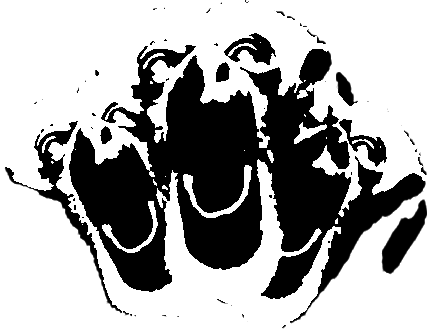
#> input picture Grupo 4.png, 427 x 330 px
$ python prepare-deformations.py
#> lines starting #> are read from the running program, lines starting #| are printed output that depends on the picture
"""Regenerate cached face deformations (requires Pillow and NumPy, build-time only)."""
from pathlib import Path
import numpy as np
from PIL import Image

root = Path(__file__).resolve().parent.parent
source = np.asarray(Image.open(root / 'Grupo 4.png').convert('RGBA'), dtype=np.float64)
height, width = source.shape[:2]
#> height = 330; width = 427
y, x = np.mgrid[:height, :width]
nx, ny = (x - (width - 1) / 2) / (width / 2), (y - (height - 1) / 2) / (height / 2)
radius = np.hypot(nx, ny)
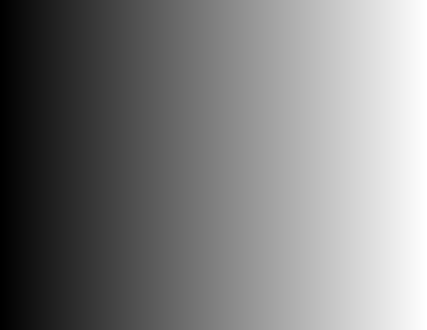
#> nx: shape (330, 427) float64; min -0.998, max 0.998, mean 2.57e-18; drawn with min black and max white
(root / 'sprites').mkdir(exist_ok=True)
for level in range(1, 4):
    factor = np.ones_like(radius)
    inside = (radius > 0) & (radius < 1)
    factor[inside] = radius[inside] ** (level * .45)
    sx = np.clip((width - 1) / 2 + nx * factor * width / 2, 0, width - 1)
    sy = np.clip((height - 1) / 2 + ny * factor * height / 2, 0, height - 1)
    ix, iy = sx.astype(int), sy.astype(int)
    fx, fy = (sx - ix)[..., None], (sy - iy)[..., None]
    jx, jy = np.minimum(ix + 1, width - 1), np.minimum(iy + 1, height - 1)
    pixels = ((source[iy, ix] * (1 - fx) + source[iy, jx] * fx) * (1 - fy)
              + (source[jy, ix] * (1 - fx) + source[jy, jx] * fx) * fy)
    Image.fromarray(np.rint(pixels).astype('uint8')).save(root / f'sprites/group-inflated-{level}.png', optimize=True)
#> this loop made 3 passes
#> pass 1, `pixels = ((source[iy, ix] * (1 - fx) + source[iy, jx] * fx) * (1 - fy)..`:
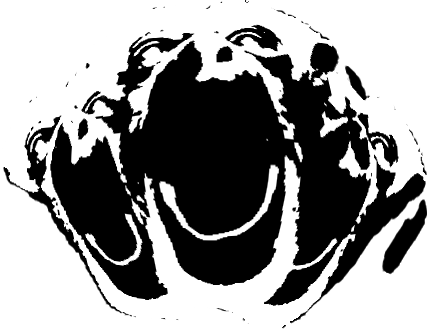
#> pixels: shape (330, 427, 4) float64; mean R, G, B, A 126.2, 126.2, 126.2, 174.3; transparent parts drawn white
#> pass 2, `pixels = ((source[iy, ix] * (1 - fx) + source[iy, jx] * fx) * (1 - fy)..`:
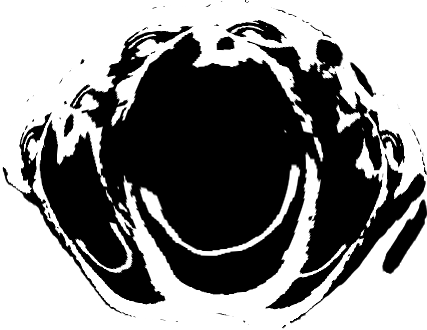
#> pixels: shape (330, 427, 4) float64; mean R, G, B, A 115.9, 115.9, 115.9, 180.2; transparent parts drawn white
#> after the loop:
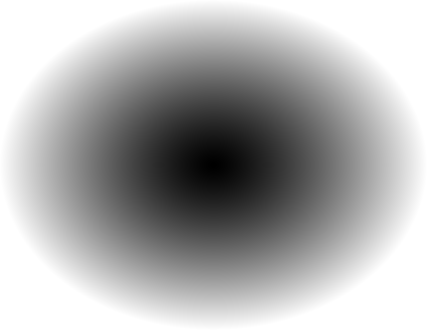
#> factor: shape (330, 427) float64; min 0.000398, max 1, mean 0.683
#> after the loop:
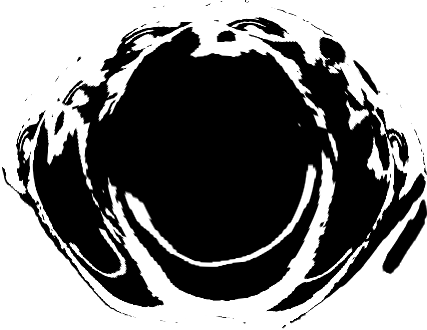
#> pixels: shape (330, 427, 4) float64; mean R, G, B, A 107.8, 107.8, 107.8, 184; transparent parts drawn white

$ run again, with escoba.png copied over Grupo 4.png
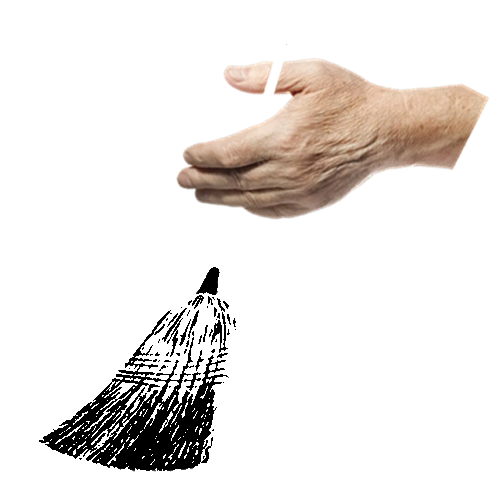
#> input picture escoba.png, 500 x 500 px
#> the loop `for level in range(1, 4):` made 3 passes
#> pass 1, `pixels = ((source[iy, ix] * (1 - fx) + source[iy, jx] * fx) * (1 - fy)..`:
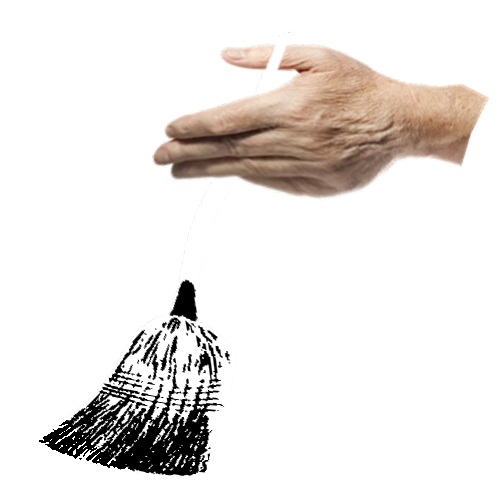
#> pixels: shape (500, 500, 4) float64; mean R, G, B, A 37.1, 33.2, 30.5, 54.9; transparent parts drawn white
#> after the loop `for level in range(1, 4):`:
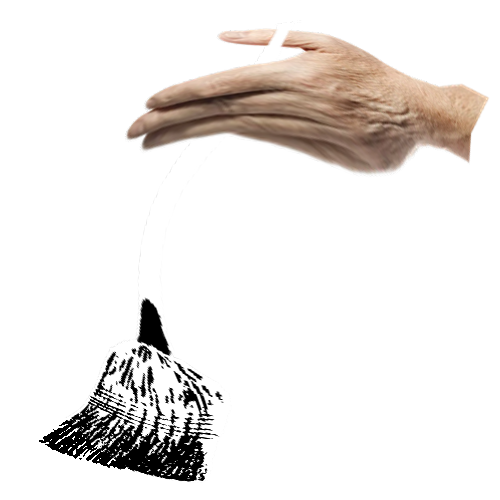
#> pixels: shape (500, 500, 4) float64; mean R, G, B, A 36.3, 32.7, 30.2, 52.2; transparent parts drawn white
